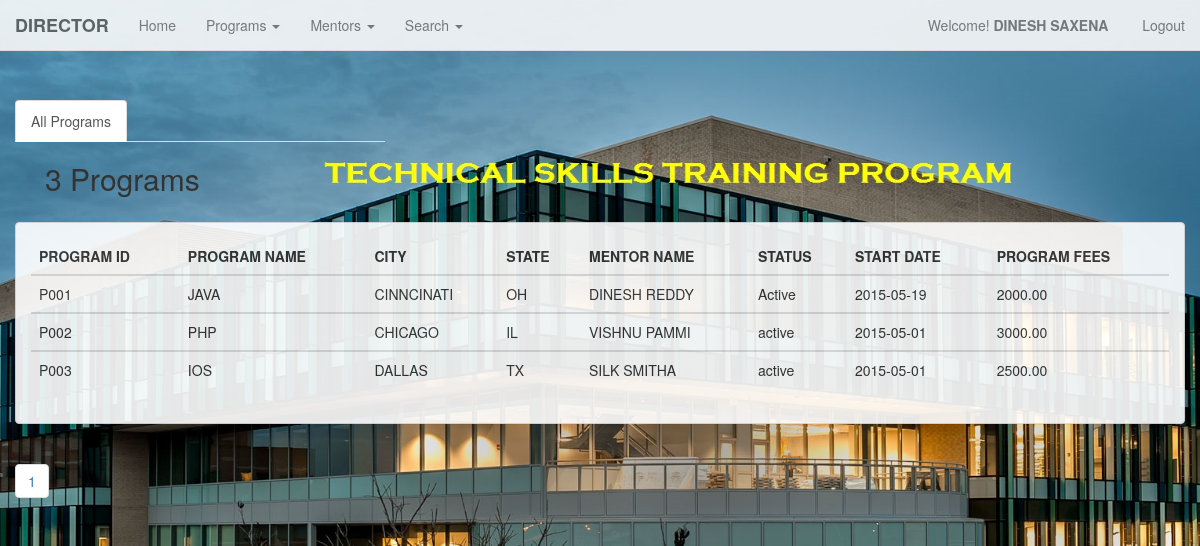
The app's page /TSTP/programs_list.php (signed in) with its own data.
### tables this page shows
CREATE TABLE IF NOT EXISTS `director` (
  `d_id` char(10) NOT NULL,
  `d_name` char(30) DEFAULT NULL,
  `d_email` char(30) DEFAULT NULL,
  `d_cellno` char(10) DEFAULT NULL,
  `d_gender` char(10) DEFAULT NULL
);

CREATE TABLE IF NOT EXISTS `program` (
  `p_id` char(10) NOT NULL,
  `p_name` char(30) DEFAULT NULL,
  `p_city` char(30) DEFAULT NULL,
  `p_state` char(2) DEFAULT NULL,
  `p_date` date DEFAULT NULL,
  `p_status` char(10) DEFAULT NULL,
  `p_fees` decimal(10,2) DEFAULT NULL
);

CREATE TABLE IF NOT EXISTS `mentor` (
  `m_id` char(10) NOT NULL,
  `m_name` char(30) DEFAULT NULL,
  `m_email` char(30) DEFAULT NULL,
  `m_cellno` char(10) DEFAULT NULL,
  `m_gender` char(10) DEFAULT NULL,
  `m_salary` decimal(10,2) DEFAULT NULL
);

### TSTP/programs_list.php (the view, shortened to what this page needs)
<?php
	include ('menu_director.php');
?>
<div class="container-fluid">
				<div class = "row" style ="margin-top:50px">
					<div class = "col-md-4">
						<ul class="nav nav-tabs">
							<li role="presentation" class="active"><a href="programs_list.php">All Programs</a></li>
						</ul>
					</div>
				</div>
	<div class="col-md-12">
			<div class = "col-md-10">
					<?php
											$endlimit = 10;
						  $welcome_view = "SELECT * FROM PROGRAM WHERE P_ID IN(SELECT DISTINCT(SETSUP.P_ID) FROM SETSUP,DIRECTOR WHERE DIRECTOR.D_ID = SETSUP.D_ID)";
						  $welcome_viewed = mysql_query($welcome_view);
					     $num_rows = mysql_num_rows($welcome_viewed);
                	if($num_rows == 1){
								echo "<h2> $num_rows Program </h2>";
								}
								else
								echo "<h2>  $num_rows Programs </h2>";
					?>
			</div>
	</div>
<div class="container-fluid" style="margin-top:80px;">
	<div class = "row">
		<div class="panel panel-default">
			<div class="panel-body">
				<div class="table-responsive">
					<?php
						$sql = "SELECT * FROM PROGRAM WHERE P_ID IN(SELECT DISTINCT(SETSUP.P_ID) FROM SETSUP,DIRECTOR WHERE DIRECTOR.D_ID = SETSUP.D_ID)";
						$qry=mysql_query($sql);
					?>
					<table class="table table-hover">
						<thead>
							<tr>
								<th>PROGRAM ID</th>
								<th>PROGRAM NAME</th>
								<th>CITY</th>
								<th>STATE</th>
								<th>MENTOR NAME</th>
								<th>STATUS</th>
								<th>START DATE</th>
								<th>PROGRAM FEES</th>
							</tr>
						</thead>
						<?php
						while($rec=mysql_fetch_array($qry))
						{
						?>
						<tbody>
							<tr>
									<td>
										<?php echo $rec['p_id'] ?>
									</td>
									<td>
										<?php echo $rec['p_name'] ?>
									</td>
									<td>
										<?php echo $rec['p_city'] ?>
									</td>
									<td>
										<?php echo $rec['p_state'] ?>
									</td>
									<td>
										<?php
										  $sql1 = "select m_name from mentor,conducts where mentor.m_id = conducts.m_id and conducts.p_id = '$rec[p_id]'";
										  $qry1=mysql_query($sql1);
										  $rec1=mysql_fetch_array($qry1);
										  echo $rec1['m_name'];
										?>
									</td>
									<td>
										<?php
										echo $rec['p_status'];
										?>
									</td>
									<td>
										<?php echo $rec['p_date']?>
									</td>
									<td>
										<?php echo $rec['p_fees']?>
									</td>
					<?php
						}
					?>
							</tr>
						</tbody>
					</table>
				</div>
			</div>
		</div>
	</div>
</div>
<?php
		$num_rows = mysql_num_rows($welcome_viewed);
		$total_pages = ceil($num_rows / $endlimit);
				for($i=1; $i<=$total_pages; $i++ )
					{
						 echo"<ul class='pagination '> <li>&nbsp<a href = 'programs_list.php?page=".$i."'>".$i."</a></li></ul>";
					}
?>
</div>

### TSTP/menu_director.php (shortened to what this page needs)
<!DOCTYPE html>
<html lang="en">
  <head>
	<link href="bootstrap.min.css" rel="stylesheet">
  </head>
<body>
<div class="container-fluid">
	<?php
		$id=$_SESSION['d_id'];
		$result=mysql_query("select * from director where d_id ='$id'")or die(mysql_error);
		$row=mysql_fetch_array($result);
		$FirstName=$row['d_name'];
	?>
				<nav class="navbar navbar-default navbar-fixed-top" role="navigation">
				  <div class="container-fluid">
					<div class="navbar-header">
					  <strong><a class="navbar-brand" href="#">DIRECTOR</a></strong>
					</div>
					<div class="collapse navbar-collapse" id="bs-example-navbar-collapse-1">
					<ul class="nav navbar-nav">
						<li><a href="admin_director.php?id=<?php echo $row['d_id'];?>">Home</a></li>
						<li class="dropdown">
							<a href="#" class="dropdown-toggle" data-toggle="dropdown"> Programs <span class="caret"></span></a>
						</li>
						<li class="dropdown">
							<a href="#" class="dropdown-toggle" data-toggle="dropdown"> Mentors <span class="caret"></span></a>
						</li>
                        <li class="dropdown">
							<a href="#" class="dropdown-toggle" data-toggle="dropdown"> Search <span class="caret"></span></a>
						</li>
					</ul>
					<ul class="nav navbar-nav navbar-right">
						<p class="navbar-text">Welcome! <strong><?php echo " ".$FirstName."&nbsp"; ?></strong></p>
							<li><p class="navbar-text"><a href="logout.php" class="navbar-link" title="Log Out">Logout</a></p></li>
					</ul>
					</div>
				  </div>
				</nav>
	</div>
  </body>
</html>

### TSTP/menu_director.php (style rules this page uses)
body { margin-top: 50px; margin-bottom: 50px; background: url('russ-logo.jpg') no-repeat center center fixed; -webkit-background-size: cover; -moz-background-size: cover; -o-background-size: cover; background-size: cover; }
.navbar-default { opacity: .9; }
.panel-default { opacity: .9; }

### records on screen
director: d_name "DINESH SAXENA"
program: p_id "P001", p_name "JAVA", p_city "CINNCINATI", p_state "OH", mentor.m_name "DINESH REDDY", p_status "Active", p_date "2015-05-19", p_fees "2000.00"
program: p_id "P002", p_name "PHP", p_city "CHICAGO", p_state "IL", mentor.m_name "VISHNU PAMMI", p_status "active", p_date "2015-05-01", p_fees "3000.00"
program: p_id "P003", p_name "IOS", p_city "DALLAS", p_state "TX", mentor.m_name "SILK SMITHA", p_status "active", p_date "2015-05-01", p_fees "2500.00"

### other values on screen
$num_rows "3"
